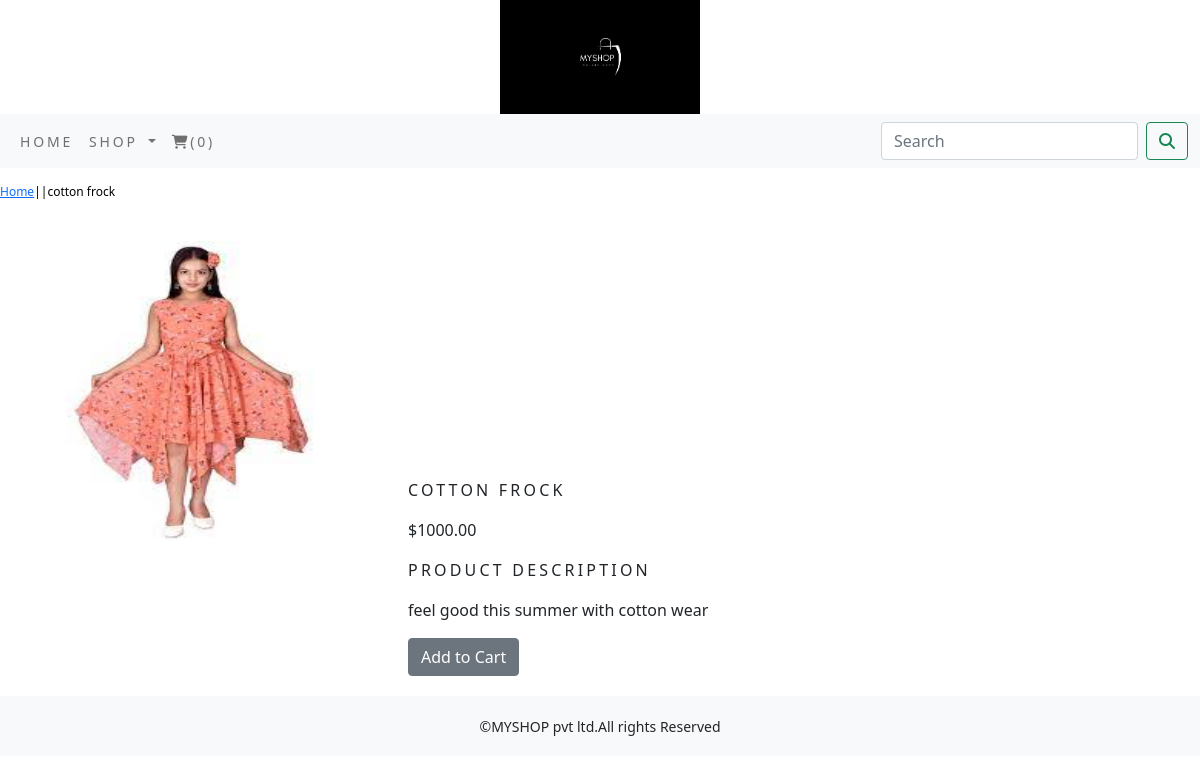
Page /shop/dresses-for-girls/cotton-frock/ on the committed database.
### shopapp/models.py (models this page shows, shortened)
class Product(models.Model):
    name = models.CharField(max_length=250, unique=True)
    slug = models.SlugField(max_length=250, unique=True)
    description = models.TextField(blank=True)
    price = models.DecimalField(max_digits=10, decimal_places=2)
    category = models.ForeignKey(Category, on_delete=models.CASCADE)
    image = models.ImageField(upload_to='product', blank=True)
    stock = models.IntegerField()
    available = models.BooleanField(default=True)
    created = models.DateTimeField(auto_now_add=True)
    updated = models.DateTimeField(auto_now=True)
    class Meta:
        ordering = ('name',)
        verbose_name = 'product'
        verbose_name_plural = 'products'

### shopapp/views.py (the view)
# urls.py: path('<slug:c_slug>/<slug:product_slug>/', views.prodDetail, name='prodDetail')
def prodDetail(request, c_slug, product_slug):
    try:
        product = Product.objects.get(category__slug=c_slug, slug=product_slug)
    except Exception as e:
        raise e
    return render(request, 'product.html', {'product': product})

### cart/context_processors.py (called while the page is built)
def counter(request):
    item_count=0
    if 'admin' in request.path:
        return {}
    else:
        try:
            cart=Cart.objects.all().filter(cart_id=_cart_id(request))
            cart_items=CartItem.objects.all().filter(cart=cart[:1])
            for cart_item in cart_items:
                item_count += cart_item.quantity
        except Cart.DoesNotExist:
            item_count =0
    return dict(item_count=item_count)

### cart/views.py (called while the page is built)
def _cart_id(request):
    cart = request.session.session_key
    if not cart:
        cart = request.session.create()
    return cart

### shopapp/context_processors.py (called while the page is built)
def menu_links(request):
    links = Category.objects.all()
    return dict(links=links)

### shopapp/models.py (called while the page is built)
    def get_url(self):
        return reverse('shopapp:product_by_category', args=[self.slug])

### template/product.html (shortened to what this page needs)
{% extends 'base.html' %}
{% load static %}
{% block content %}
<div class="row my_prod_row_class">
    <div class="mx_auto">
        <p><a href="{% url 'shopapp:allProdCat' %}">Home</a>|<a href="{{product.category.get_url}}"></a>|{{product.name}}</p>
    </div>
<div class="container">
<br>
<div class="row">
    <div class=" col-6 col-sm-4 text-center">
        <div style="min-width:18rem">
           <img src="{{product.image.url}}" alt="{{product.name}}"style="width:300px;height:300px;align:top;">
         </div>
   </div>
    <div class="col-6 col-sm-4 ">
         <div>
        <h1 class="my_prod_title">{{product.name}}</h1>
        <p>${{product.price}}</p>
        <p class="my_title">Product Description</p>
        <p class="text-justify my_prod_text">{{product.description}}</p>
        {% if product.stock <= 0 %}
        <p class="text-justify my_prod_text"><b>Out Of Stock</b></p>
        {% else %}
        <a class="text-justify btn btn-secondary" href="{% url 'cart:add_cart' product.id %}">Add to Cart</a>
        {% endif %}
        </div>
    </div>
</div>
</div>
</div>
{% endblock %}

### static/css/custom.css (style rules this page uses)
body { font-family: 'Roboto', sans-serif; }
.my_title { font-size:16px; text-transform:uppercase; letter-spacing:.2em; }
.my_prod_row_class { padding-top:15px; padding-bottom:20px; }
.my_prod_row_class .mx_auto { color:#000; font-size:12px; text-decoration:none; }
.my_prod_title { font-size:16px; text-transform:uppercase; letter-spacing:.2em; padding-top:15em; padding-bottom:10px; }
.my_prod_text { padding-right:20px; }

### rows in the picture
Product: name "cotton frock", image (picture), name "COTTON FROCK", price "1000.00", description "feel good this summer with cotton wear"

### other values in the picture
{{ item_count }} "0"
